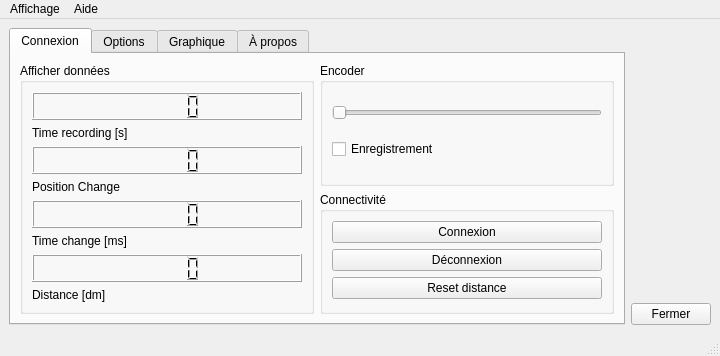
<?xml version="1.0" encoding="UTF-8"?>
<ui version="4.0">
 <class>Tester</class>
 <widget class="QMainWindow" name="Tester">
  <property name="geometry">
   <rect>
    <x>0</x>
    <y>0</y>
    <width>720</width>
    <height>356</height>
   </rect>
  </property>
  <property name="minimumSize">
   <size>
    <width>720</width>
    <height>356</height>
   </size>
  </property>
  <property name="windowTitle">
   <string>Interface de contrôle</string>
  </property>
  <property name="windowIcon">
   <iconset>
    <normaloff>../../Downloads/Cirris.ico</normaloff>../../Downloads/Cirris.ico</iconset>
  </property>
  <widget class="QWidget" name="centralwidget">
   <layout class="QGridLayout" name="gridLayout_2">
    <item row="0" column="0">
     <layout class="QGridLayout" name="gridLayout_6">
      <item row="0" column="1">
       <widget class="QTabWidget" name="tabWidget">
        <property name="minimumSize">
         <size>
          <width>589</width>
          <height>271</height>
         </size>
        </property>
        <property name="currentIndex">
         <number>0</number>
        </property>
        <widget class="QWidget" name="tab">
         <attribute name="title">
          <string>Connexion</string>
         </attribute>
         <layout class="QGridLayout" name="gridLayout_4">
          <item row="0" column="0">
           <widget class="QGroupBox" name="groupBox_3">
            <property name="title">
             <string>Afficher données</string>
            </property>
            <layout class="QVBoxLayout" name="verticalLayout">
             <item>
              <widget class="QLCDNumber" name="lcdTimeRecording">
               <property name="sizePolicy">
                <sizepolicy hsizetype="MinimumExpanding" vsizetype="MinimumExpanding">
                 <horstretch>0</horstretch>
                 <verstretch>0</verstretch>
                </sizepolicy>
               </property>
              </widget>
             </item>
             <item>
              <widget class="QLabel" name="lcdTextTimeRecording">
               <property name="text">
                <string>Time recording [s]</string>
               </property>
              </widget>
             </item>
             <item>
              <widget class="QLCDNumber" name="lcdPositionChange">
               <property name="sizePolicy">
                <sizepolicy hsizetype="MinimumExpanding" vsizetype="MinimumExpanding">
                 <horstretch>0</horstretch>
                 <verstretch>0</verstretch>
                </sizepolicy>
               </property>
              </widget>
             </item>
             <item>
              <widget class="QLabel" name="lcdTextPositionChange">
               <property name="text">
                <string>Position Change</string>
               </property>
              </widget>
             </item>
             <item>
              <widget class="QLCDNumber" name="lcdTimeChange">
               <property name="sizePolicy">
                <sizepolicy hsizetype="MinimumExpanding" vsizetype="MinimumExpanding">
                 <horstretch>0</horstretch>
                 <verstretch>0</verstretch>
                </sizepolicy>
               </property>
              </widget>
             </item>
             <item>
              <widget class="QLabel" name="lcdTextTimeChange">
               <property name="text">
                <string>Time change [ms]</string>
               </property>
              </widget>
             </item>
             <item>
              <widget class="QLCDNumber" name="lcdDistance">
               <property name="sizePolicy">
                <sizepolicy hsizetype="MinimumExpanding" vsizetype="MinimumExpanding">
                 <horstretch>0</horstretch>
                 <verstretch>0</verstretch>
                </sizepolicy>
               </property>
              </widget>
             </item>
             <item>
              <widget class="QLabel" name="lcdTextDistance">
               <property name="text">
                <string>Distance [dm]</string>
               </property>
              </widget>
             </item>
            </layout>
           </widget>
          </item>
          <item row="0" column="1">
           <layout class="QVBoxLayout" name="verticalLayout_7">
            <item>
             <widget class="QGroupBox" name="groupBox_2">
              <property name="title">
               <string>Encoder</string>
              </property>
              <layout class="QVBoxLayout" name="verticalLayout_2">
               <item>
                <widget class="QSlider" name="RecordingEnco">
                 <property name="orientation">
                  <enum>Qt::Horizontal</enum>
                 </property>
                </widget>
               </item>
               <item>
                <widget class="QCheckBox" name="RegisterEnco">
                 <property name="text">
                  <string>Enregistrement</string>
                 </property>
                </widget>
               </item>
              </layout>
             </widget>
            </item>
            <item>
             <widget class="QGroupBox" name="groupBox_5">
              <property name="title">
               <string>Connectivité</string>
              </property>
              <layout class="QVBoxLayout" name="verticalLayout_3">
               <item>
                <widget class="QPushButton" name="ToConnectButton">
                 <property name="text">
                  <string>Connexion</string>
                 </property>
                </widget>
               </item>
               <item>
                <widget class="QPushButton" name="ToDisconnectButton">
                 <property name="text">
                  <string>Déconnexion</string>
                 </property>
                </widget>
               </item>
               <item>
                <widget class="QPushButton" name="ToResetDistance">
                 <property name="text">
                  <string>Reset distance</string>
                 </property>
                </widget>
               </item>
              </layout>
             </widget>
            </item>
           </layout>
          </item>
         </layout>
        </widget>
        <widget class="QWidget" name="tab_2">
         <attribute name="title">
          <string>Options</string>
         </attribute>
         <layout class="QGridLayout" name="gridLayout_7">
          <item row="0" column="0">
           <widget class="QGroupBox" name="groupBox_4">
            <property name="title">
             <string/>
            </property>
            <layout class="QGridLayout" name="gridLayout">
             <item row="0" column="0" colspan="2">
              <layout class="QHBoxLayout" name="horizontalLayout_2">
               <item>
                <layout class="QVBoxLayout" name="verticalLayout_8">
                 <item>
                  <widget class="QLabel" name="textBoxDirectory">
                   <property name="text">
                    <string>Dossier</string>
                   </property>
                  </widget>
                 </item>
                 <item>
                  <widget class="QTextEdit" name="textEditDirectory"/>
                 </item>
                 <item>
                  <widget class="QPushButton" name="DirectoryConfirmB">
                   <property name="text">
                    <string>Confirmer</string>
                   </property>
                  </widget>
                 </item>
                </layout>
               </item>
               <item>
                <layout class="QVBoxLayout" name="verticalLayout_4">
                 <item>
                  <widget class="QLabel" name="textBoxFile">
                   <property name="text">
                    <string>Fichier</string>
                   </property>
                  </widget>
                 </item>
                 <item>
                  <widget class="QTextEdit" name="textEditFile">
                   <property name="sizePolicy">
                    <sizepolicy hsizetype="Expanding" vsizetype="Expanding">
                     <horstretch>0</horstretch>
                     <verstretch>0</verstretch>
                    </sizepolicy>
                   </property>
                  </widget>
                 </item>
                 <item>
                  <widget class="QPushButton" name="FileConfirmButton">
                   <property name="text">
                    <string>Confirmer</string>
                   </property>
                  </widget>
                 </item>
                </layout>
               </item>
              </layout>
             </item>
             <item row="1" column="0">
              <layout class="QGridLayout" name="gridLayout_3">
               <item row="1" column="0">
                <widget class="QSpinBox" name="DataIntervalSpinBox">
                 <property name="mouseTracking">
                  <bool>false</bool>
                 </property>
                 <property name="tabletTracking">
                  <bool>false</bool>
                 </property>
                </widget>
               </item>
               <item row="0" column="0">
                <widget class="QLabel" name="textBoxDataInterval">
                 <property name="mouseTracking">
                  <bool>false</bool>
                 </property>
                 <property name="tabletTracking">
                  <bool>false</bool>
                 </property>
                 <property name="text">
                  <string>Data Interval</string>
                 </property>
                </widget>
               </item>
               <item row="2" column="0">
                <widget class="QPushButton" name="DataIntervalButton">
                 <property name="mouseTracking">
                  <bool>false</bool>
                 </property>
                 <property name="tabletTracking">
                  <bool>false</bool>
                 </property>
                 <property name="text">
                  <string>Confirmer</string>
                 </property>
                </widget>
               </item>
              </layout>
             </item>
            </layout>
           </widget>
          </item>
         </layout>
        </widget>
        <widget class="QWidget" name="tab_3">
         <attribute name="title">
          <string>Graphique</string>
         </attribute>
         <layout class="QGridLayout" name="gridLayout_9">
          <item row="0" column="0">
           <layout class="QGridLayout" name="gridLayout_5">
            <item row="1" column="0">
             <widget class="QPushButton" name="DisplayPlotButton">
              <property name="text">
               <string>Graphique</string>
              </property>
             </widget>
            </item>
            <item row="0" column="0">
             <widget class="QGraphicsView" name="graphicsView"/>
            </item>
           </layout>
          </item>
         </layout>
        </widget>
        <widget class="QWidget" name="tab_4">
         <attribute name="title">
          <string>À propos</string>
         </attribute>
         <layout class="QVBoxLayout" name="verticalLayout_5">
          <item>
           <widget class="QLabel" name="urlRepo">
            <property name="text">
             <string>Repo Git: https://github.com/WilliamBonilla62/GUIPythonEncodeur</string>
            </property>
           </widget>
          </item>
          <item>
           <widget class="QLabel" name="urlRepo_2">
            <property name="text">
             <string>Version 0.2</string>
            </property>
           </widget>
          </item>
         </layout>
        </widget>
       </widget>
      </item>
     </layout>
    </item>
    <item row="0" column="1" alignment="Qt::AlignBottom">
     <widget class="QPushButton" name="CloseButton">
      <property name="text">
       <string>Fermer</string>
      </property>
     </widget>
    </item>
   </layout>
  </widget>
  <widget class="QMenuBar" name="menuBar">
   <property name="enabled">
    <bool>true</bool>
   </property>
   <property name="geometry">
    <rect>
     <x>0</x>
     <y>0</y>
     <width>720</width>
     <height>26</height>
    </rect>
   </property>
   <widget class="QMenu" name="menuAide">
    <property name="title">
     <string>Aide</string>
    </property>
    <addaction name="actionRepo"/>
    <addaction name="separator"/>
    <addaction name="action_propos"/>
   </widget>
   <widget class="QMenu" name="menuAffichage">
    <property name="title">
     <string>Affichage</string>
    </property>
    <widget class="QMenu" name="menuCouleur">
     <property name="title">
      <string>Couleur</string>
     </property>
     <addaction name="actionMode_clair"/>
     <addaction name="actionMode_somble"/>
    </widget>
    <widget class="QMenu" name="menuLanguage_2">
     <property name="title">
      <string>Language</string>
     </property>
     <addaction name="actionFR_2"/>
     <addaction name="actionENG_2"/>
    </widget>
    <addaction name="menuCouleur"/>
    <addaction name="separator"/>
    <addaction name="menuLanguage_2"/>
   </widget>
   <addaction name="menuAffichage"/>
   <addaction name="menuAide"/>
  </widget>
  <widget class="QStatusBar" name="statusBar"/>
  <action name="actionFR">
   <property name="checkable">
    <bool>true</bool>
   </property>
   <property name="text">
    <string>FR</string>
   </property>
  </action>
  <action name="actionENG">
   <property name="checkable">
    <bool>true</bool>
   </property>
   <property name="text">
    <string>ENG</string>
   </property>
  </action>
  <action name="actionRepo">
   <property name="text">
    <string>Documentation en ligne</string>
   </property>
  </action>
  <action name="actionMode_clair">
   <property name="checkable">
    <bool>true</bool>
   </property>
   <property name="text">
    <string>Mode clair</string>
   </property>
  </action>
  <action name="actionMode_somble">
   <property name="checkable">
    <bool>true</bool>
   </property>
   <property name="text">
    <string>Mode somble</string>
   </property>
  </action>
  <action name="actionBleu">
   <property name="checkable">
    <bool>true</bool>
   </property>
   <property name="text">
    <string>Bleu</string>
   </property>
  </action>
  <action name="actionRouge">
   <property name="checkable">
    <bool>true</bool>
   </property>
   <property name="text">
    <string>Rouge</string>
   </property>
  </action>
  <action name="actionVert">
   <property name="checkable">
    <bool>true</bool>
   </property>
   <property name="text">
    <string>Vert</string>
   </property>
  </action>
  <action name="actionFR_2">
   <property name="text">
    <string>FR</string>
   </property>
  </action>
  <action name="actionENG_2">
   <property name="text">
    <string>ENG</string>
   </property>
  </action>
  <action name="action_propos">
   <property name="text">
    <string>À propos</string>
   </property>
  </action>
 </widget>
 <resources/>
 <connections/>
</ui>
